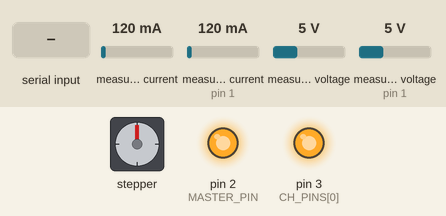
A sketch run on a simulated Arduino Uno, built with avr-gcc and run on an emulated ATmega328P. Shown: stepper motor, output pins drawn as LEDs (lit = HIGH). Wiring (inferred from the names in the program): stepper motor (200 steps per turn assumed): coils pin 4, pin 5, pin 6, pin 7. Inputs (shaded band) come from the test bench; at power-on: measured current 120 mA, measured current (sensor on pin 1) 120 mA, measured voltage 5 V, measured voltage (sensor on pin 1) 5 V. Pins used as bus, display or sensor lines are not drawn; what the sketch prints to the serial monitor is not drawn.

Above: at 1.7 s.
1.8 s: "RELAY 0\n" received over Serial
At 2.5 s:
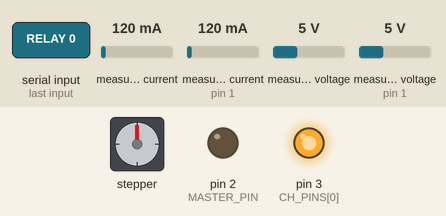
5.8 s: "RELAY 1\n" received over Serial
At 7.0 s:
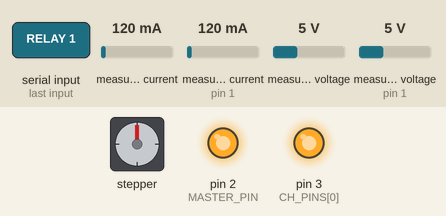
Timing chart, 0 to 8.8 s (numbered marks = the images above; inputs shaded):
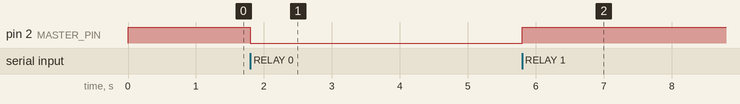

The sketch:

gridwitness_village.ino
```cpp
// GridWitness 마을 정전 모니터링 모형 — 채널 릴레이 구성
//   5V DC 어댑터 → 1채널 릴레이(D2, COM→NC 사용, 마을 전체 전원)
//     → INA219 ① 0x40 → 채널 릴레이 ①~③ (D3~D5) → 주택 1~3 LED
//     → INA219 ② 0x41 → 채널 릴레이 ④~⑤ (D6~D7) → 가로등 1~2 LED
//   INA219 두 개: A4(SDA), A5(SCL) 공통
//
// 웹(Web Serial, 115200 baud)과 줄 단위로 통신합니다.
// INA219가 1개만 연결된 경우(0x40 또는 0x41 자동 감지)에는 마을 전체 값(v·i)만 보내고 구간 값은 생략합니다.
//   장치 → 웹 (0.5초마다):
//     {"v":5.02,"i":0.281,"relay":1,"ch":[1,1,1,1,1],"vh":5.02,"ih":0.168,"vl":5.01,"il":0.113}
//       v·i      : 마을 전체 (두 구간 합계)          relay : 마을 전원이 들어가 있으면 1
//       ch       : 채널 1~5 릴레이 상태 (1 = 켜짐)   vh·ih : 주택 구간 (INA219 ①)   vl·il : 가로등 구간 (INA219 ②)
//   장치 → 웹 (사건이 날 때만, v3): 사건 앞뒤 전류를 5 ms 간격으로 녹화한 '사건 파형'
//     {"ev":3,"dt":5,"pre":60,"src":"auto","cmd":"","ch":[1,1,1,1,1],"i":[2841,2840,...]}
//       ev  : 사건 번호         dt : 샘플 간격(ms)      pre : 사건 시점 앞쪽 샘플 수
//       src : auto = 명령 없이 전류가 갑자기 변함 / cmd = 웹 명령(개폐) 직후
//       cmd : src=cmd 일 때 받은 명령   ch : 녹화가 끝났을 때 채널 상태
//       i   : 마을 전체 전류, 0.01 mA 단위 정수 (pre + post = 260개, 1.3초)
//   웹 → 장치:
//     RELAY 0 / RELAY 1   마을 전체 정전 / 복구
//     CH <1~5> <0|1>      채널 하나 끄기 / 켜기   (예: CH 3 0 → 주택 3 소등)
//
// 필요 라이브러리: Adafruit INA219

#include <Wire.h>
#include <Adafruit_INA219.h>

// ── 배선에 맞게 조정 ──────────────────────────────────
const uint8_t MASTER_PIN = 2;
// 전체 릴레이를 COM→NC로 연결: 코일이 꺼져 있을 때 전원이 들어감 (NO로 연결했다면 false)
// 웹에서 '정전 발생'을 눌러도 LED가 안 꺼지면 이 값을 반대로 바꿔 보세요.
const bool MASTER_USES_NC = false;
const uint8_t CH_PINS[5] = {3, 4, 5, 6, 7};  // 주택 1~3, 가로등 1~2
// 채널 릴레이를 COM→NO로 연결: 코일이 켜져야 LED가 켜짐 (NC로 연결했다면 true)
const bool CH_USES_NC = false;
// 릴레이 모듈이 LOW 입력에서 코일이 켜지면(Active-Low) true
const bool RELAY_ACTIVE_LOW = false;
// ──────────────────────────────────────────────────

Adafruit_INA219 inaHouse(0x40);
Adafruit_INA219 inaLamp(0x41);
bool houseOk = false;
bool lampOk = false;

bool powerOn = true;                       // 마을 전원
bool chOn[5] = {true, true, true, true, true};

const unsigned long PERIOD_MS = 500;
unsigned long lastSend = 0;
String line;

// ── 사건 녹화 (v3) ─────────────────────────────────────
// 5 ms마다 전류를 링 버퍼에 넣다가, 평소 값에서 TRIG 이상 벗어나거나 명령을 받으면
// 그 앞 PRE개 + 뒤 POST개를 한 줄로 보낸다. 녹화 중에는 0.5초 측정 줄을 쉰다 (샘플 간격이 흔들리지 않게)
const uint8_t SAMPLE_MS = 5;
const uint16_t PRE = 60;    // 0.3초
const uint16_t POST = 200;  // 1.0초
const uint16_t RB = PRE + POST;
const int16_t TRIG = 150;   // 1.5 mA (0.01 mA 단위). LED 1개 ≈ 10 mA
int16_t ring[RB];
uint16_t head = 0;          // 다음에 쓸 자리
uint16_t filled = 0;
long base100 = -1;          // 평소 전류 × 100 (0.01 mA 단위 × 100, 천천히 따라감)
uint16_t postLeft = 0;      // 녹화 중이면 남은 샘플 수
bool capCmd = false;
String capCmdText;
uint16_t evNo = 0;
unsigned long lastSample = 0;
unsigned long quietUntil = 0;

void startCapture(bool byCmd, const String& cmd);  // 아래에 정의 (명령을 받으면 녹화 시작)

// 원하는 상태(on)를 코일 구동 여부로 바꿔 핀에 씀
void driveRelay(uint8_t pin, bool on, bool usesNc) {
  bool coil = usesNc ? !on : on;
  bool level = RELAY_ACTIVE_LOW ? !coil : coil;
  digitalWrite(pin, level ? HIGH : LOW);
}

void applyAll() {
  driveRelay(MASTER_PIN, powerOn, MASTER_USES_NC);
  for (uint8_t k = 0; k < 5; k++) driveRelay(CH_PINS[k], chOn[k], CH_USES_NC);
}

void handleCommand(const String& cmd) {
  if (cmd == "RELAY 1") powerOn = true;
  else if (cmd == "RELAY 0") powerOn = false;
  else if (cmd.startsWith("CH ") && cmd.length() >= 6) {
    int n = cmd.charAt(3) - '0';
    char s = cmd.charAt(5);
    if (n < 1 || n > 5 || (s != '0' && s != '1')) return;
    chOn[n - 1] = s == '1';
  } else return;
  applyAll();
  startCapture(true, cmd);
}

// 부하 쪽 전압 = 버스 전압 + 션트 전압
float loadVoltage(Adafruit_INA219& ina, bool ok) {
  float v = ok ? ina.getBusVoltage_V() + ina.getShuntVoltage_mV() / 1000.0 : 0;
  return isnan(v) || isinf(v) ? 0 : v;  // nan·inf가 찍히면 웹이 줄을 못 읽음
}
float loadCurrent(Adafruit_INA219& ina, bool ok) {
  float i = ok ? ina.getCurrent_mA() / 1000.0 : 0;
  return isnan(i) || isinf(i) || i < 0 ? 0 : i;
}

// 마을 전체 전류 (0.01 mA 단위 정수)
int16_t totalCurrent100() {
  float a = loadCurrent(inaHouse, houseOk) + loadCurrent(inaLamp, lampOk);
  long u = (long)(a * 100000.0 + 0.5);
  return u > 32767 ? 32767 : (int16_t)u;
}

void startCapture(bool byCmd, const String& cmd) {
  if (postLeft > 0) return;  // 이미 녹화 중
  postLeft = POST;
  capCmd = byCmd;
  capCmdText = byCmd ? cmd : String();
}

void dumpCapture() {
  evNo++;
  Serial.print(F("{\"ev\":"));
  Serial.print(evNo);
  Serial.print(F(",\"dt\":"));
  Serial.print(SAMPLE_MS);
  Serial.print(F(",\"pre\":"));
  Serial.print(PRE);
  Serial.print(F(",\"src\":\""));
  Serial.print(capCmd ? F("cmd") : F("auto"));
  Serial.print(F("\",\"cmd\":\""));
  Serial.print(capCmdText);
  Serial.print(F("\",\"ch\":["));
  for (uint8_t k = 0; k < 5; k++) {
    if (k) Serial.print(',');
    Serial.print(chOn[k] ? 1 : 0);
  }
  Serial.print(F("],\"i\":["));
  for (uint16_t n = 0; n < RB; n++) {
    if (n) Serial.print(',');
    Serial.print(ring[(head + n) % RB]);  // head 가 가장 오래된 값
  }
  Serial.println(F("]}"));
  // 끝난 뒤의 값을 새 평소 값으로 (영구 단선이면 낮아진 값이 평소가 됨)
  long sum = 0;
  for (uint8_t n = 1; n <= 20; n++) sum += ring[(head + RB - n) % RB];
  base100 = sum * 100 / 20;
  quietUntil = millis() + 200;
}

void sampleTick() {
  int16_t v = totalCurrent100();
  ring[head] = v;
  head = (head + 1) % RB;
  if (filled < RB) filled++;
  if (postLeft > 0) {
    if (--postLeft == 0) dumpCapture();
    return;
  }
  if (base100 < 0) base100 = (long)v * 100;
  long dev = (long)v * 100 - base100;
  if (filled >= PRE && millis() >= quietUntil && (dev > (long)TRIG * 100 || dev < -(long)TRIG * 100)) {
    startCapture(false, String());
    return;
  }
  base100 += dev / 32;  // 평소 값은 천천히 따라감
}

// 테스트 코드와 같은 I2C 주소 스캔. 센서가 어느 주소로 잡히는지 시작할 때 알려줌
void scanI2C() {
  Serial.println(F("#--- I2C scan ---"));
  int count = 0;
  for (byte addr = 1; addr < 127; addr++) {
    Wire.beginTransmission(addr);
    if (Wire.endTransmission() == 0) {
      Serial.print(F("#found 0x"));
      if (addr < 16) Serial.print('0');
      Serial.println(addr, HEX);
      count++;
    }
  }
  if (count == 0) Serial.println(F("#no I2C device found (SDA/SCL wiring?)"));
  Serial.println(F("#----------------"));
}

void setup() {
  Serial.begin(115200);
  // '#'로 시작하는 줄은 웹이 진단용 안내로만 읽는다 (측정값이 아님)
  Serial.println(F("#GridWitness village sketch v3 (event capture) - booting"));
  pinMode(MASTER_PIN, OUTPUT);
  for (uint8_t k = 0; k < 5; k++) pinMode(CH_PINS[k], OUTPUT);
  applyAll();
  Wire.begin();
  Wire.setClock(400000);  // 5 ms마다 읽어도 여유 있게
#if defined(WIRE_HAS_TIMEOUT)
  // SDA/SCL 배선이 잘못되면 I2C에서 영원히 멈출 수 있어 3ms 뒤 포기하게 함
  Wire.setWireTimeout(3000, true);
#endif
  delay(500);  // 센서 전원이 안정될 때까지 (테스트 코드와 동일하게 여유를 둠)
  scanI2C();
  Serial.println(F("#looking for INA219 0x40 (house)..."));
  houseOk = inaHouse.begin();
  if (houseOk) inaHouse.setCalibration_16V_400mA();  // 모형 전류는 수십 mA → 저전류 범위(0.05 mA 단위)
  Serial.println(F("#looking for INA219 0x41 (lamp)..."));
  lampOk = inaLamp.begin();
  if (lampOk) inaLamp.setCalibration_16V_400mA();
  Serial.print(F("#INA219 house(0x40)="));
  Serial.print(houseOk ? F("OK") : F("NOT FOUND"));
  Serial.print(F(" lamp(0x41)="));
  Serial.println(lampOk ? F("OK") : F("NOT FOUND"));
  if (houseOk != lampOk) Serial.println(F("#sensor 1개만 감지: 마을 전체 값으로 보냅니다 (구간 값 없음)"));
  if (!houseOk && !lampOk) Serial.println(F("#INA219 없음: v·i는 0으로 보냅니다. 배선을 확인하세요"));
}

// 센서 값을 읽어 줄로 내보낸다. 센서 개수에 따라 형식이 달라진다
void printSensors() {
  float vh = loadVoltage(inaHouse, houseOk);
  float ih = loadCurrent(inaHouse, houseOk);
  float vl = loadVoltage(inaLamp, lampOk);
  float il = loadCurrent(inaLamp, lampOk);
  bool both = houseOk && lampOk;
  float v, i;
  if (both) {
    v = vh > vl ? vh : vl;
    i = ih + il;
  } else if (houseOk) {
    v = vh; i = ih;  // 센서 1개 = 마을 전체
  } else if (lampOk) {
    v = vl; i = il;
  } else {
    v = 0; i = 0;
  }
  Serial.print("{\"v\":");
  Serial.print(v, 3);
  Serial.print(",\"i\":");
  Serial.print(i, 5);  // 0.01 mA 자리까지 (센서 분해능 0.05 mA)
  Serial.print(",\"relay\":");
  Serial.print(powerOn ? 1 : 0);
  Serial.print(",\"ch\":[");
  for (uint8_t k = 0; k < 5; k++) {
    if (k) Serial.print(',');
    Serial.print(chOn[k] ? 1 : 0);
  }
  Serial.print("]");
  if (both) {
    Serial.print(",\"vh\":");
    Serial.print(vh, 3);
    Serial.print(",\"ih\":");
    Serial.print(ih, 5);
    Serial.print(",\"vl\":");
    Serial.print(vl, 3);
    Serial.print(",\"il\":");
    Serial.print(il, 5);
  }
  Serial.println("}");
}

void loop() {
  while (Serial.available()) {
    char c = Serial.read();
    if (c == '\n') {
      line.trim();
      handleCommand(line);
      line = "";
    } else if (line.length() < 32) {
      line += c;
    }
  }

  unsigned long now = millis();
  if (now - lastSample >= SAMPLE_MS) {
    lastSample = now;
    sampleTick();
  }
  if (postLeft > 0) return;  // 녹화 중에는 측정 줄을 쉰다
  if (now - lastSend < PERIOD_MS) return;
  lastSend = now;

  printSensors();
}
```

Measured:
- after the input at 1.8 s, pin 2 (MASTER_PIN): HIGH → LOW at once
- after the input at 5.8 s, pin 2 (MASTER_PIN): LOW → HIGH at once
